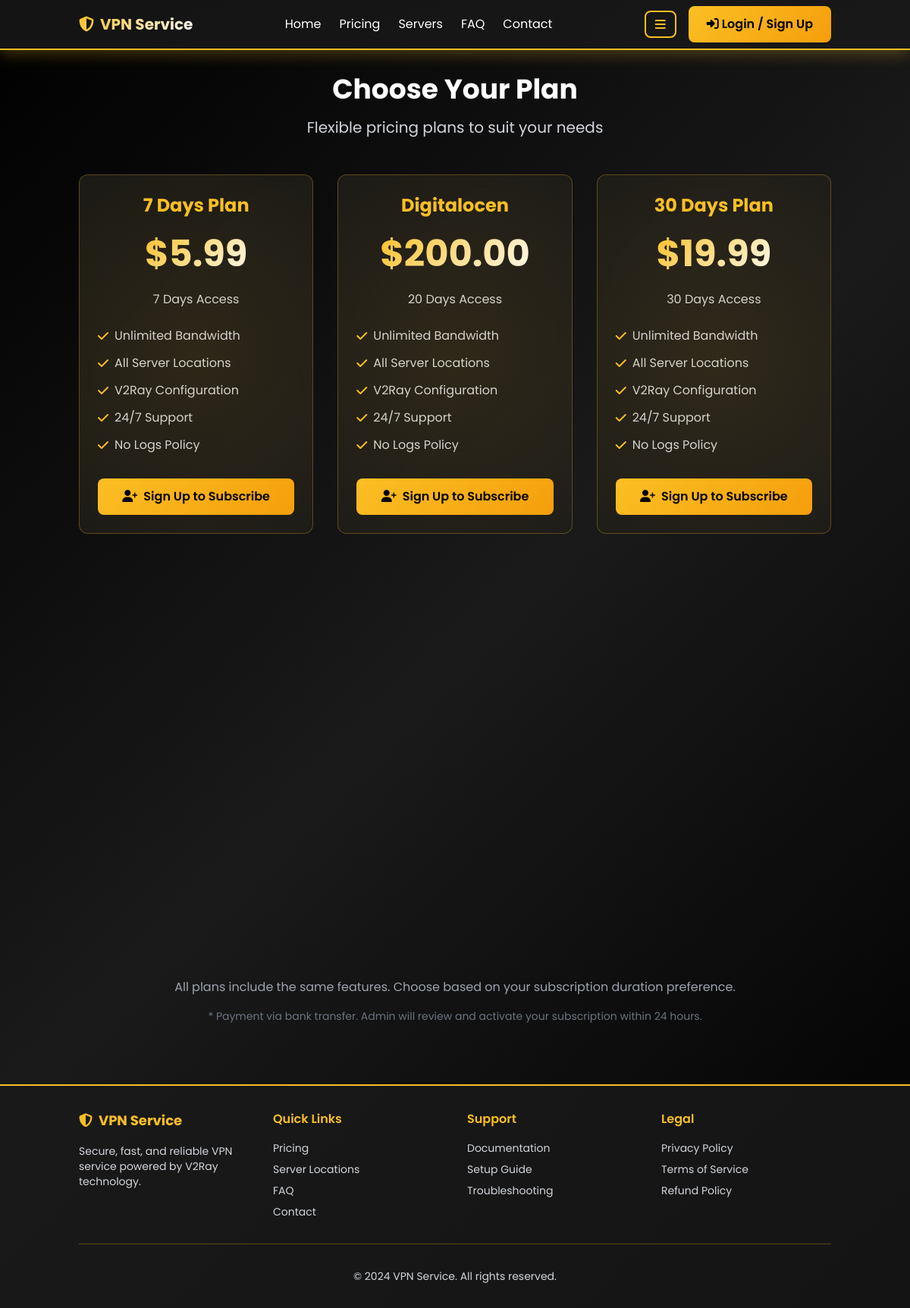
/pricing, run on the app's committed database.
### tables this page shows
CREATE TABLE plans (
                id INTEGER PRIMARY KEY AUTOINCREMENT,
                name TEXT NOT NULL,
                price REAL NOT NULL,
                duration_days INTEGER NOT NULL,
                is_active INTEGER DEFAULT 1
            );

### app.py (the view)
@app.route('/pricing')
def pricing():
    plans = get_all_plans()
    return render_template('pricing.html', plans=plans)

### admin.py (called while the page is built)
def get_all_plans():
    return db.execute_query('SELECT * FROM plans ORDER BY duration_days')

### models.py (called while the page is built)
    def get_connection(self):
        conn = sqlite3.connect(self.db_path)
        conn.row_factory = sqlite3.Row
        return conn

    def execute_query(self, query, params=()):
        conn = self.get_connection()
        cursor = conn.cursor()
        cursor.execute(query, params)
        result = cursor.fetchall()
        conn.commit()
        conn.close()
        return result

### templates/pricing.html (shortened to what this page needs)
{% extends "base.html" %}
{% block content %}
<div class="text-center mb-12">
    <h1 class="text-4xl font-bold mb-4">Choose Your Plan</h1>
    <p class="text-xl text-gray-300">Flexible pricing plans to suit your needs</p>
</div>
<div class="grid grid-cols-1 md:grid-cols-3 gap-8 max-w-6xl mx-auto">
    {% for plan in plans %}
    <div class="pricing-card card fade-in-up" style="animation-delay: {{ loop.index0 * 0.2 }}s;">
        <div class="text-center">
            <h3 class="text-2xl font-bold mb-2 text-yellow-400">{{ plan['name'] }}</h3>
            <div class="my-6">
                <span class="text-5xl font-bold gradient-text">${{ "%.2f"|format(plan['price']) }}</span>
            </div>
            <p class="text-gray-300 mb-6">{{ plan['duration_days'] }} Days Access</p>
            <ul class="text-left space-y-3 mb-8">
                <li class="flex items-center text-gray-300">
                    <i class="fas fa-check text-yellow-400 mr-2"></i>
                    <span>Unlimited Bandwidth</span>
                </li>
                <li class="flex items-center text-gray-300">
                    <i class="fas fa-check text-yellow-400 mr-2"></i>
                    <span>All Server Locations</span>
                </li>
                <li class="flex items-center text-gray-300">
                    <i class="fas fa-check text-yellow-400 mr-2"></i>
                    <span>V2Ray Configuration</span>
                </li>
                <li class="flex items-center text-gray-300">
                    <i class="fas fa-check text-yellow-400 mr-2"></i>
                    <span>24/7 Support</span>
                </li>
                <li class="flex items-center text-gray-300">
                    <i class="fas fa-check text-yellow-400 mr-2"></i>
                    <span>No Logs Policy</span>
                </li>
            </ul>
            {% if session.user_id %}
                <a href="{{ url_for('subscribe', plan_id=plan['id']) }}" class="btn-primary w-full text-center block">
                    <i class="fas fa-shopping-cart mr-2"></i>Subscribe Now
                </a>
            {% else %}
                <a href="{{ url_for('auth_page') }}#register" class="btn-primary w-full text-center block">
                    <i class="fas fa-user-plus mr-2"></i>Sign Up to Subscribe
                </a>
            {% endif %}
        </div>
    </div>
    {% endfor %}
</div>
<div class="mt-12 text-center">
    <p class="text-gray-400 mb-4">All plans include the same features. Choose based on your subscription duration preference.</p>
    <p class="text-sm text-gray-500">* Payment via bank transfer. Admin will review and activate your subscription within 24 hours.</p>
</div>
{% endblock %}

### static/css/style.css (style rules this page uses)
* { font-family: 'Poppins', sans-serif; }
:root { --bg-primary: #000000; --bg-secondary: #1a1a1a; --bg-card: rgba(26, 26, 26, 0.8); --text-primary: #ffffff; --text-secondary: #e5e5e5; --text-muted: #a3a3a3; --accent-color: #fbbf24; --accent-hover: #f59e0b; --border-color: rgba(251, 191, 36, 0.3); --shadow-color: rgba(251, 191, 36, 0.3); }
body { background: linear-gradient(135deg, var(--bg-primary) 0%, var(--bg-secondary) 50%, var(--bg-primary) 100%); min-height: 100vh; animation: fadeIn 0.6s ease-out; color: var(--text-primary); transition: background 0.3s ease, color 0.3s ease; }
.btn-primary { background: linear-gradient(135deg, var(--accent-color) 0%, var(--accent-hover) 100%); color: var(--bg-primary); border: none; padding: 12px 24px; border-radius: 8px; font-weight: 600; transition: all 0.3s ease; position: relative; overflow: hidden; }
.btn-primary::before { content: ''; position: absolute; top: 50%; left: 50%; width: 0; height: 0; border-radius: 50%; background: rgba(255, 255, 255, 0.3); transform: translate(-50%, -50%); transition: width 0.6s, height 0.6s; }
.card { background: var(--bg-card); border: 1px solid var(--border-color); border-radius: 12px; padding: 24px; transition: all 0.4s ease; backdrop-filter: blur(10px); animation: fadeIn 0.6s ease-out; color: var(--text-primary); }
i.fas, i.far { transition: all 0.3s ease; }
.gradient-text { background: linear-gradient(135deg, #fbbf24 0%, #ffffff 100%); -webkit-background-clip: text; -webkit-text-fill-color: transparent; background-clip: text; }
.fade-in-up { opacity: 0; transform: translateY(30px); transition: all 0.6s ease-out; }
.fade-in-up.visible { opacity: 1; transform: translateY(0); }
.pricing-card { position: relative; overflow: hidden; }
.pricing-card::before { content: ''; position: absolute; top: -50%; left: -50%; width: 200%; height: 200%; background: radial-gradient(circle, rgba(251, 191, 36, 0.1) 0%, transparent 70%); animation: rotate 20s linear infinite; }
@media (min-width: 1025px) and (max-width: 1440px) { .card { padding: 24px; } }
.max-w-6xl { max-width: 100% !important; }
@media (min-width: 768px) { .max-w-6xl { max-width: 1152px !important; } }

### data on the page
plans: name "7 Days Plan", price "5.99", duration_days "7"
plans: name "Digitalocen", price "200.00", duration_days "20"
plans: name "30 Days Plan", price "19.99", duration_days "30"
